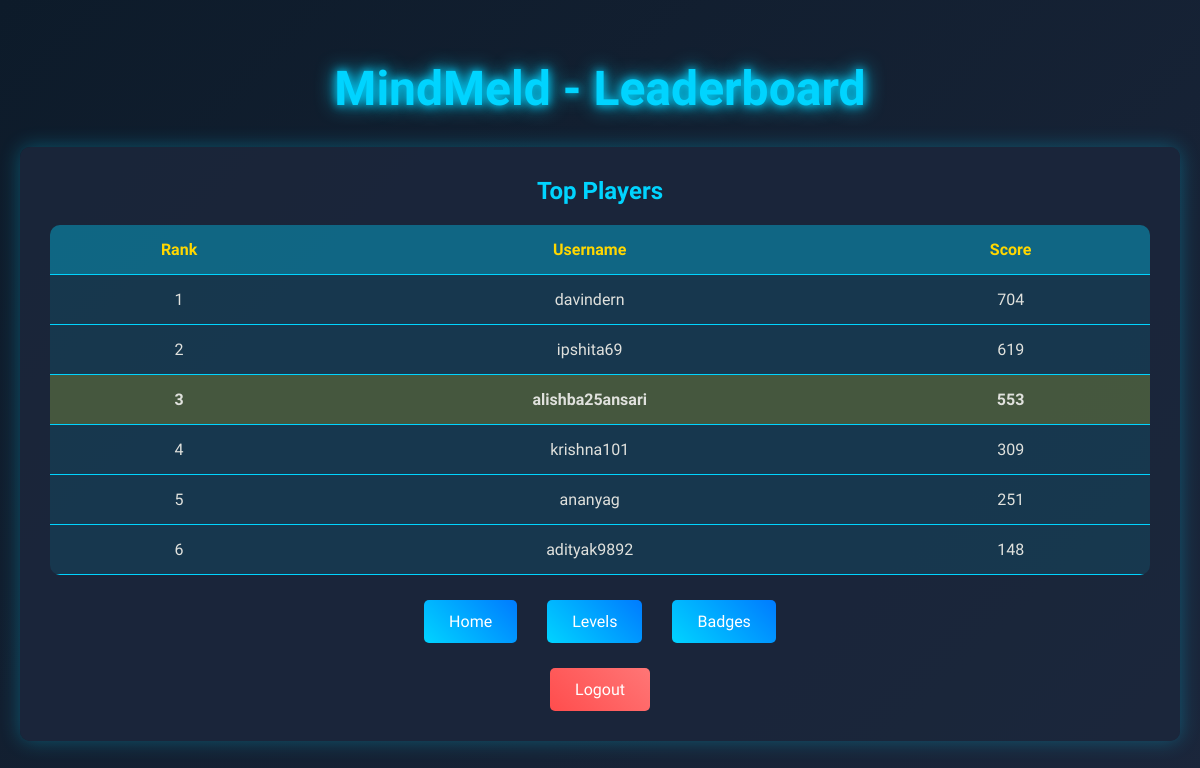
Screenshot of /leaderboard (signed in) with the database file from the repository.
### tables this page shows
CREATE TABLE users 
                          (username TEXT PRIMARY KEY, password TEXT, score INTEGER DEFAULT 0, 
                           badges TEXT DEFAULT '', unlocked_levels TEXT DEFAULT '1');

### server.py (the view)
@app.route('/leaderboard')
@login_required
def leaderboard():
    with sqlite3.connect('users.db') as conn:
        cursor = conn.cursor()
        cursor.execute("SELECT username, score FROM users ORDER BY score DESC LIMIT 10")
        leaders = cursor.fetchall()
    return render_template('leaderboard.html', leaders=leaders, username=session['username'])

### server.py (called while the page is built)
def login_required(f):
    @wraps(f)
    def decorated_function(*args, **kwargs):
        if 'username' not in session:
            return redirect(url_for('login'))
        return f(*args, **kwargs)
    return decorated_function

### templates/leaderboard.html (shortened to what this page needs)
<!DOCTYPE html>
<html lang="en">
<head>
    <link rel="stylesheet" href="/static/style.css">
</head>
<body>
    <div class="container">
        <h1 class="title">MindMeld - Leaderboard</h1>
        <div class="menu-box">
            <h2>Top Players</h2>
            <div class="leaderboard">
                <table>
                    <thead>
                        <tr>
                            <th>Rank</th>
                            <th>Username</th>
                            <th>Score</th>
                        </tr>
                    </thead>
                    <tbody>
                        {% for leader in leaders %}
                        <tr class="{{ 'highlight' if leader[0] == username }}">
                            <td>{{ loop.index }}</td>
                            <td>{{ leader[0] }}</td>
                            <td>{{ leader[1] }}</td>
                        </tr>
                        {% endfor %}
                    </tbody>
                </table>
            </div>
            <div class="button-group">
                <a href="{{ url_for('hub') }}" class="home-btn">Home</a>
                <a href="{{ url_for('levels') }}" class="home-btn">Levels</a>
                <a href="{{ url_for('badges') }}" class="home-btn">Badges</a>
            </div>
            <div class="logout-container">
                <a href="{{ url_for('logout') }}" class="logout-btn">Logout</a>
            </div>
        </div>
    </div>
</body>
</html>

### static/style.css (style rules this page uses)
* { margin: 0; padding: 0; box-sizing: border-box; }
body { font-family: 'Orbitron', sans-serif; background: linear-gradient(135deg, #0d1b2a, #1b263b); color: #e0e1dd; min-height: 100vh; display: flex; justify-content: center; align-items: center; overflow-x: hidden; }
.container, .game-container { max-width: 1200px; width: 100%; padding: 20px; text-align: center; }
.title { font-size: 3em; color: #00d4ff; text-shadow: 0 0 10px #00d4ff, 0 0 20px #00d4ff; margin-bottom: 30px; animation: glow 2s infinite alternate; }
h2 { color: #00d4ff; margin-bottom: 20px; }
button, .level-btn, .home-btn { padding: 12px 25px; border: none; border-radius: 5px; background: linear-gradient(45deg, #00d4ff, #007bff); color: #fff; cursor: pointer; font-size: 1em; transition: all 0.3s; margin: 5px; text-decoration: none; display: inline-block; }
.menu-box { background: rgba(27, 38, 59, 0.9); border-radius: 10px; padding: 30px; box-shadow: 0 0 20px rgba(0, 212, 255, 0.3); animation: fadeIn 0.5s ease-in; }
.button-group { display: flex; justify-content: center; gap: 20px; flex-wrap: wrap; margin: 20px 0; }
.logout-container { display: flex; justify-content: center; margin-top: 20px; }
.leaderboard { margin: 20px 0; }
table { width: 100%; border-collapse: collapse; background: rgba(0, 212, 255, 0.1); border-radius: 10px; overflow: hidden; }
th, td { padding: 15px; text-align: center; border-bottom: 1px solid #00d4ff; }
th { background: rgba(0, 212, 255, 0.3); color: #ffd700; }
tr.highlight { background: rgba(255, 215, 0, 0.2); font-weight: bold; }
.logout-btn { padding: 12px 25px; background: linear-gradient(45deg, #ff4d4d, #ff7676); color: #fff; text-decoration: none; border-radius: 5px; transition: all 0.3s; }

### rows the page displays
users: username "davindern", score "704"
users: username "ipshita69", score "619"
users: username "alishba25ansari", score "553"
users: username "krishna101", score "309"
users: username "ananyag", score "251"
users: username "adityak9892", score "148"
